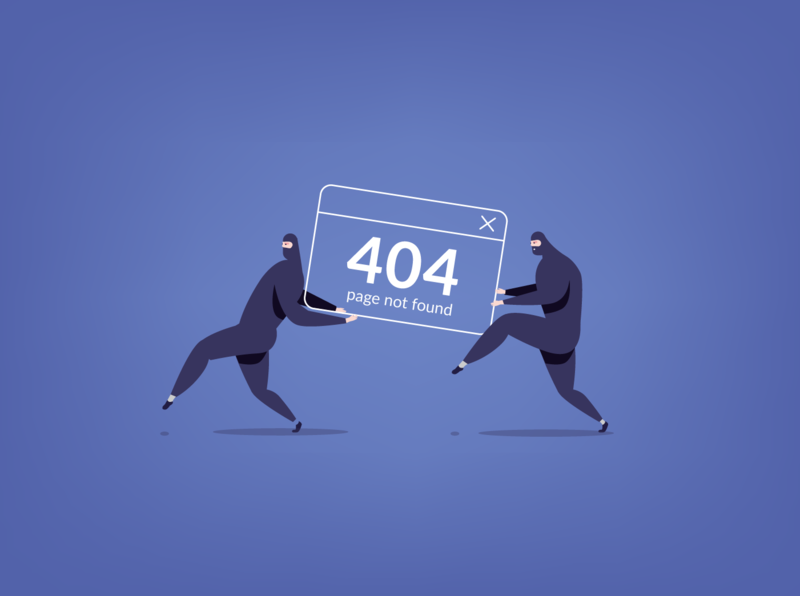
#> input picture Converter/Error.jpg, 800 x 596 px
$ python -i PDF.py   (imports and definitions only)
#> lines starting #> are read from the running program, lines starting #| are printed output that depends on the picture
import os
from PIL import Image
from Merge import PDF_merge


# Input: Folder's Path
# Output: Delete the folder
# [77 lines left out: functions remove_dir, menu, convert_to_PDF, not called in this run]


def check_convertion(imageList, singleFolder = True, singleSub = True):
    #Single PDF
    if singleFolder and singleSub :
        print(f'Converting file')
        convert(imageList, 'Merged')

    # A PDF that merge the subfolder but not the main folder
    elif singleSub:
        # Convert a folder at time
        for firstFolder in imageList:
            foldName = firstFolder[0].split('/')[-3]
            print(f"Converting folder: {foldName}")

            convert(firstFolder, foldName)

    # A PDF for each subfolder
    else:
        # Convert a folder a time
        for firstFolder in imageList:
            folderName = firstFolder[0]
            mangaName = folderName.split('/')[-2]
            folderName = folderName.split('/')[-3]

            print(f"Converting folder: {folderName}")

            # Check if the directory exist, if not create it
            if not os.path.isdir(os.getcwd() + "/PDF/Not Processed/" + folderName):
                os.mkdir(os.getcwd() + "/PDF/Not Processed/" + folderName)

            convert(firstFolder, mangaName, True, folderName + '/')

        # Merge the chapter in a single PDF
        if input('\nDo you want to merge the file?\nAnswer: ') == 'y':
            Path = os.getcwd() + '/PDF/Not Processed/'
            folder = os.listdir(Path)

            # Take a directory at time and merge that
            for dir in folder:
                if os.path.isdir(Path + dir):
                    print(f'Merging {dir}\'s PDFs')
                    PDF_merge(Path, dir)


# Input: Folder's Path, Name of file, Boolean to show the Subfolder name, Subfolder name
# Output: File PDF stored in the relative path
def convert(folder, name = "filename", show = False, subfolder = ''):
    # Show the subfolder's name
    if show:
        print(f"\t-Subfolder: {folder[0].split('/')[-2]}")

    # Remove the first image to use it as the main
    im = folder[0]
    folder.remove(im)
    im = Image.open(im)
    im = im.convert('RGB')

    # Take each image in the folder
    openedImage = []
    for image in folder:
        print(f"\t\t-Image: {image.split('/')[-1]}")

        # Try to open the image
        try:
            tmp = Image.open(image)
            x,y = tmp.size[0], tmp.size[1]

            # if it's more large than high it is rotated
            if x > y:
                tmp = tmp.transpose(Image.ROTATE_90)
                tmp = tmp.resize((959, 1400))

            # Convert in "RGB" mode (resolve some bug of conversion to PDF)
            tmp = tmp.convert('RGB')

            # Add the image to the list of opened image
            openedImage.append(tmp)

        # If an error occurred, skip the image
        except:
            print(f'Error, skipped')

    # Convert the image in PDF and append the list of images
    im.save(os.getcwd() + "/PDF/Not Processed/" + subfolder + name + ".pdf", "PDF", resolution = 100.0, save_all = True, append_images = openedImage)


# Input: Folder's Path, Folder's Name, A boolean that is "True" if you need one PDF for each folder (merge all the subfolder files but not of main folder)
# Output: A list of chapter inside a folder
# [65 lines left out: functions get_chapterList, get_imageList, get_image, get_subfolder, not called in this run]


# Input: Folder's Path
# Output: A list that contains all the path of file in a folder
def get_dir(folder):
    return [folder + f + '/' for f in os.listdir(folder)]

>>> import cv2
>>> picture = cv2.imread('Error.jpg', cv2.IMREAD_GRAYSCALE)
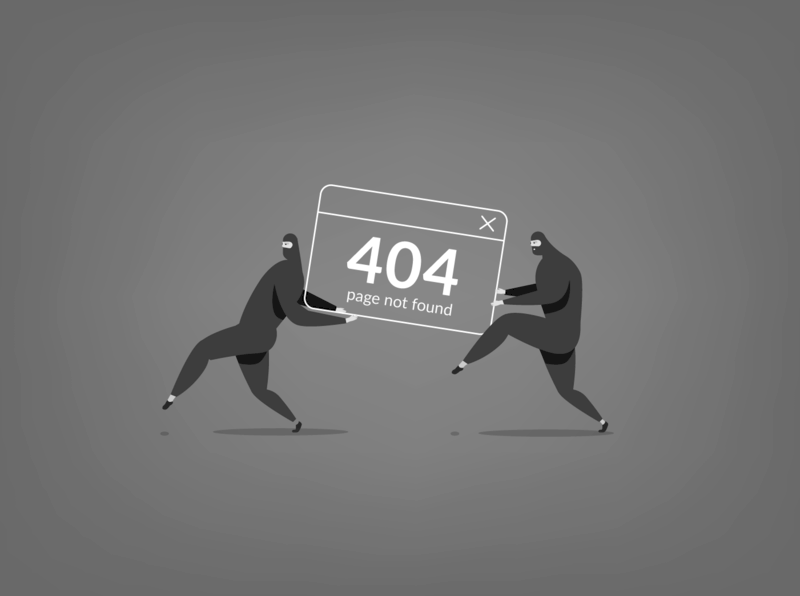
#> picture: shape (596, 800); min 0, max 255, mean 115.9
>>> result = check_convertion(picture)
#> in convert, `im = folder[0]`: im = 800 values, max 107 at index 404, min 105 at index 0, mean 105.8
#> (the run stopped early here; a loop or call above may not have finished)
